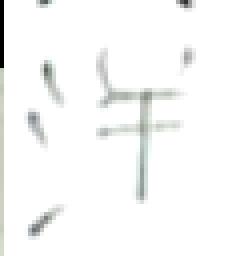
#> input picture img_match/kanzi/1004.png, 63 x 64 px (shown 4 times larger)
$ python outimg.py kanzi/1004.png kanzi/1001.png
#> lines starting #> are read from the running program, lines starting #| are printed output that depends on the picture
# -*- coding: utf-8 -*-

import numpy as np
import cv2
import sys
import os

# [4 lines of commented-out code are left out]
img_path = os.path.abspath(os.path.dirname(__file__)) + '/kanzi/1004.png'
img_path2 = os.path.abspath(os.path.dirname(__file__)) + '/kanzi/1001.png'
IMG_SIZE = (200, 200)

img = cv2.imread(img_path)
#> img is the input picture: shape (64, 63, 3); mean B, G, R 248.3, 248.9, 248.3
img2 = cv2.imread(img_path2)
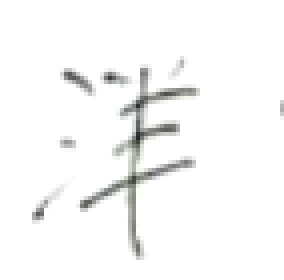
#> input picture img_match/kanzi/1001.png, 71 x 70 px (shown 4 times larger)
#> img2 is the input picture: shape (70, 71, 3); mean B, G, R 247.6, 248, 247.8
img = cv2.resize(img, IMG_SIZE)
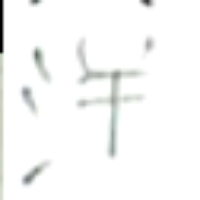
#> img: shape (200, 200, 3); mean B, G, R 248.3, 248.8, 248.2
img2 = cv2.resize(img2, IMG_SIZE)
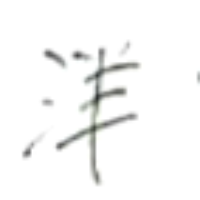
#> img2: shape (200, 200, 3); mean B, G, R 247.6, 248, 247.7
gray = cv2.cvtColor(img, cv2.COLOR_BGR2GRAY)
gray2 = cv2.cvtColor(img2, cv2.COLOR_BGR2GRAY)

# 特徴量記述
detector = cv2.AKAZE_create()
kp1, des1 = detector.detectAndCompute(gray, None)
#> kp1 = 26 keypoints; strongest (x, y, size): (115, 75, 8.1), (116, 75, 5.7), (37, 54, 4.8), (148, 44, 5.7)
kp2, des2 = detector.detectAndCompute(gray2, None)
#> kp2 = 54 keypoints; strongest (x, y, size): (77, 55, 5.7), (49, 54, 5.7), (119, 91, 8.1), (60, 145, 5.7)

# 比較器作成
bf = cv2.BFMatcher(cv2.NORM_HAMMING)

# 画像への特徴点の書き込み
matches = bf.match(des1, des2)
#> matches = 26 matches
matches = sorted(matches, key = lambda x:x.distance)

# 出力画像作成 表示
h1, w1, c1 = img.shape[:3]
#> h1 = 200; w1 = 200; c1 = 3
h2, w2, c2 = img2.shape[:3]
#> h2 = 200; w2 = 200; c2 = 3
height = max([h1,h2])
#> height = 200
width = w1 + w2
#> width = 400
out = np.zeros((height, width, 3), np.uint8)

cv2.drawMatches(img, kp1, img2, kp2, matches[:50],out, flags=0)
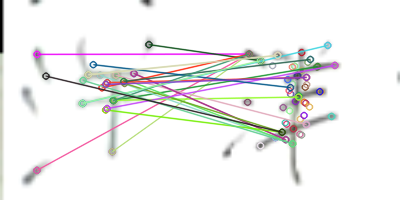
#> out: shape (200, 400, 3); mean B, G, R 239.2, 239.9, 239.9
cv2.imshow("name", out)
cv2.waitKey(0)
